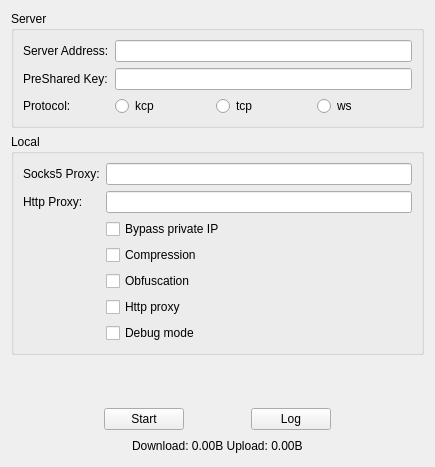
<?xml version="1.0" encoding="UTF-8"?>
<ui version="4.0">
 <class>OpenSocks</class>
 <widget class="QWidget" name="OpenSocks">
  <property name="geometry">
   <rect>
    <x>0</x>
    <y>0</y>
    <width>435</width>
    <height>467</height>
   </rect>
  </property>
  <property name="windowTitle">
   <string>OpenSocks</string>
  </property>
  <layout class="QVBoxLayout" name="verticalLayout">
   <item>
    <widget class="QGroupBox" name="groupBox">
     <property name="title">
      <string>Server</string>
     </property>
     <layout class="QGridLayout" name="gridLayout">
      <item row="0" column="0">
       <widget class="QLabel" name="label">
        <property name="text">
         <string>Server Address:</string>
        </property>
       </widget>
      </item>
      <item row="0" column="1">
       <widget class="QLineEdit" name="lineEditServerAddr">
        <property name="clearButtonEnabled">
         <bool>true</bool>
        </property>
       </widget>
      </item>
      <item row="1" column="0">
       <widget class="QLabel" name="label_2">
        <property name="text">
         <string>PreShared Key:</string>
        </property>
       </widget>
      </item>
      <item row="1" column="1">
       <widget class="QLineEdit" name="lineEditKey">
        <property name="echoMode">
         <enum>QLineEdit::Password</enum>
        </property>
        <property name="clearButtonEnabled">
         <bool>true</bool>
        </property>
       </widget>
      </item>
      <item row="2" column="0">
       <widget class="QLabel" name="label_5">
        <property name="text">
         <string>Protocol:</string>
        </property>
       </widget>
      </item>
      <item row="2" column="1">
       <layout class="QHBoxLayout" name="horizontalLayout">
        <item>
         <widget class="QRadioButton" name="radioButtonKCP">
          <property name="text">
           <string>kcp</string>
          </property>
          <attribute name="buttonGroup">
           <string notr="true">buttonGroupProtocol</string>
          </attribute>
         </widget>
        </item>
        <item>
         <widget class="QRadioButton" name="radioButtonTCP">
          <property name="text">
           <string>tcp</string>
          </property>
          <attribute name="buttonGroup">
           <string notr="true">buttonGroupProtocol</string>
          </attribute>
         </widget>
        </item>
        <item>
         <widget class="QRadioButton" name="radioButtonWS">
          <property name="text">
           <string>ws</string>
          </property>
          <attribute name="buttonGroup">
           <string notr="true">buttonGroupProtocol</string>
          </attribute>
         </widget>
        </item>
       </layout>
      </item>
     </layout>
    </widget>
   </item>
   <item>
    <widget class="QGroupBox" name="groupBox_2">
     <property name="title">
      <string>Local</string>
     </property>
     <layout class="QGridLayout" name="gridLayout_2">
      <item row="3" column="1">
       <widget class="QCheckBox" name="checkBoxCompression">
        <property name="text">
         <string>Compression</string>
        </property>
       </widget>
      </item>
      <item row="0" column="1">
       <widget class="QLineEdit" name="lineEditSocks5Addr">
        <property name="clearButtonEnabled">
         <bool>true</bool>
        </property>
       </widget>
      </item>
      <item row="2" column="1">
       <widget class="QCheckBox" name="checkBoxBypass">
        <property name="text">
         <string>Bypass private IP</string>
        </property>
       </widget>
      </item>
      <item row="2" column="0" rowspan="4">
       <spacer name="verticalSpacer">
        <property name="orientation">
         <enum>Qt::Vertical</enum>
        </property>
        <property name="sizeHint" stdset="0">
         <size>
          <width>20</width>
          <height>107</height>
         </size>
        </property>
       </spacer>
      </item>
      <item row="1" column="0">
       <widget class="QLabel" name="label_4">
        <property name="text">
         <string>Http Proxy:</string>
        </property>
       </widget>
      </item>
      <item row="5" column="1">
       <widget class="QCheckBox" name="checkBoxHttpProxy">
        <property name="text">
         <string>Http proxy</string>
        </property>
       </widget>
      </item>
      <item row="4" column="1">
       <widget class="QCheckBox" name="checkBoxObfuscation">
        <property name="text">
         <string>Obfuscation</string>
        </property>
       </widget>
      </item>
      <item row="0" column="0">
       <widget class="QLabel" name="label_3">
        <property name="text">
         <string>Socks5 Proxy:</string>
        </property>
       </widget>
      </item>
      <item row="1" column="1">
       <widget class="QLineEdit" name="lineEditHttpAddr">
        <property name="clearButtonEnabled">
         <bool>true</bool>
        </property>
       </widget>
      </item>
      <item row="6" column="1">
       <widget class="QCheckBox" name="checkBoxDebug">
        <property name="text">
         <string>Debug mode</string>
        </property>
       </widget>
      </item>
     </layout>
    </widget>
   </item>
   <item>
    <spacer name="verticalSpacer_2">
     <property name="orientation">
      <enum>Qt::Vertical</enum>
     </property>
     <property name="sizeHint" stdset="0">
      <size>
       <width>20</width>
       <height>24</height>
      </size>
     </property>
    </spacer>
   </item>
   <item>
    <layout class="QHBoxLayout" name="horizontalLayout_3">
     <item>
      <spacer name="horizontalSpacer">
       <property name="orientation">
        <enum>Qt::Horizontal</enum>
       </property>
       <property name="sizeHint" stdset="0">
        <size>
         <width>93</width>
         <height>20</height>
        </size>
       </property>
      </spacer>
     </item>
     <item>
      <widget class="QPushButton" name="buttonStartStop">
       <property name="text">
        <string>Start</string>
       </property>
      </widget>
     </item>
     <item>
      <spacer name="horizontalSpacer_5">
       <property name="orientation">
        <enum>Qt::Horizontal</enum>
       </property>
       <property name="sizeHint" stdset="0">
        <size>
         <width>40</width>
         <height>20</height>
        </size>
       </property>
      </spacer>
     </item>
     <item>
      <widget class="QPushButton" name="buttonLog">
       <property name="text">
        <string>Log</string>
       </property>
      </widget>
     </item>
     <item>
      <spacer name="horizontalSpacer_2">
       <property name="orientation">
        <enum>Qt::Horizontal</enum>
       </property>
       <property name="sizeHint" stdset="0">
        <size>
         <width>93</width>
         <height>20</height>
        </size>
       </property>
      </spacer>
     </item>
    </layout>
   </item>
   <item>
    <layout class="QHBoxLayout" name="horizontalLayout_4">
     <item>
      <spacer name="horizontalSpacer_3">
       <property name="orientation">
        <enum>Qt::Horizontal</enum>
       </property>
       <property name="sizeHint" stdset="0">
        <size>
         <width>93</width>
         <height>20</height>
        </size>
       </property>
      </spacer>
     </item>
     <item>
      <layout class="QHBoxLayout" name="horizontalLayout_2">
       <item>
        <widget class="QLabel" name="labelStats">
         <property name="text">
          <string>Download: 0.00B Upload: 0.00B</string>
         </property>
         <property name="textInteractionFlags">
          <set>Qt::LinksAccessibleByMouse|Qt::TextSelectableByMouse</set>
         </property>
        </widget>
       </item>
      </layout>
     </item>
     <item>
      <spacer name="horizontalSpacer_4">
       <property name="orientation">
        <enum>Qt::Horizontal</enum>
       </property>
       <property name="sizeHint" stdset="0">
        <size>
         <width>93</width>
         <height>20</height>
        </size>
       </property>
      </spacer>
     </item>
    </layout>
   </item>
  </layout>
 </widget>
 <resources/>
 <connections/>
 <buttongroups>
  <buttongroup name="buttonGroupProtocol"/>
 </buttongroups>
</ui>
